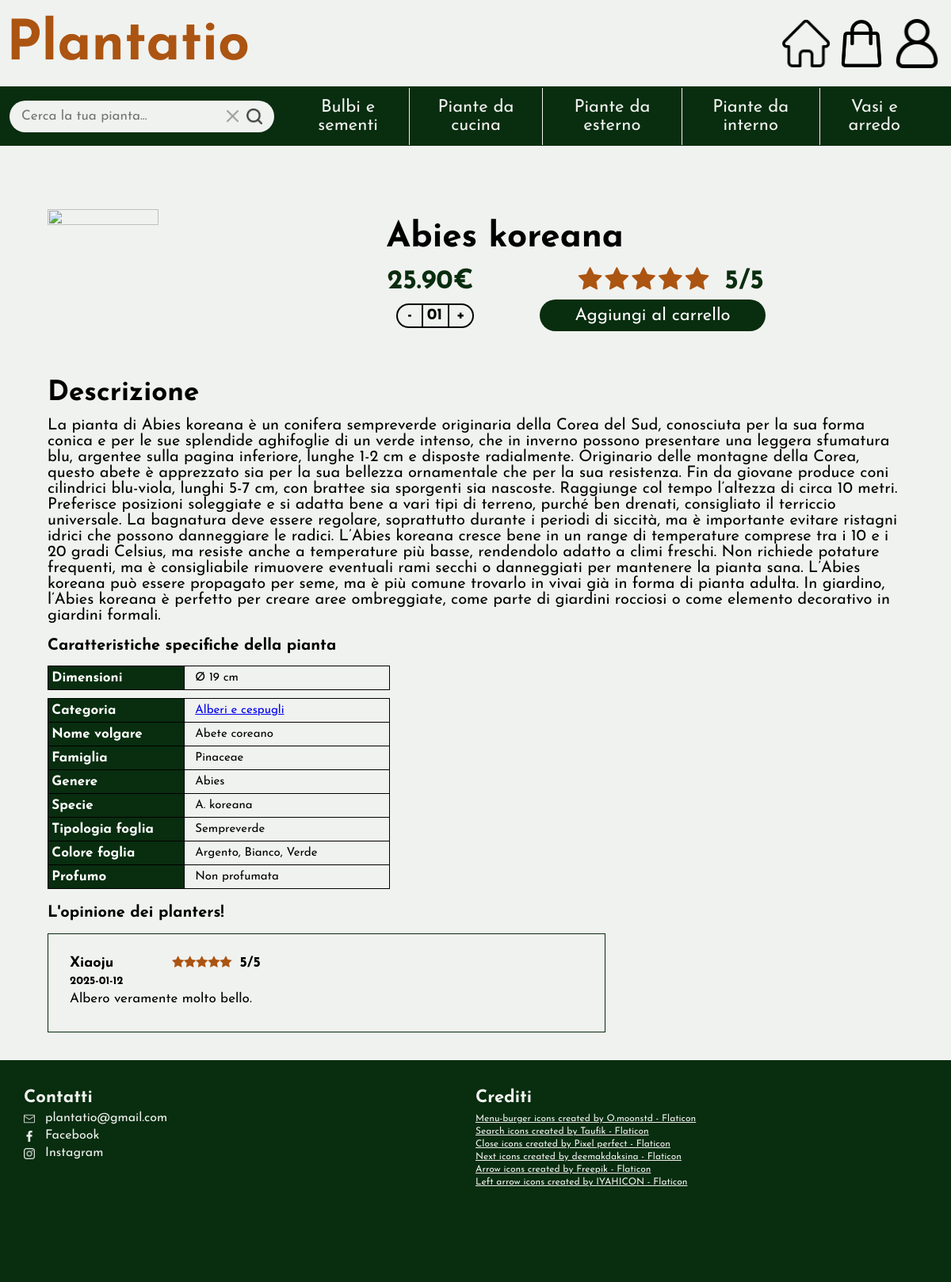
The app's page /product.php?idP=Abies+koreana with its own data.
### tables this page shows
CREATE TABLE Prodotti (
    nome_prodotto VARCHAR(150) PRIMARY KEY,
    prezzo DECIMAL(10, 2) NOT NULL,
    id_sottocategoria VARCHAR(100) NOT NULL,
    presente BOOLEAN DEFAULT 1,
    stock INT NOT NULL,
    nome_volgare VARCHAR(50),  
    nome_scientifico VARCHAR(50),
    famiglia VARCHAR(50),
    genere VARCHAR(50),
    specie VARCHAR(50),
    dimensioni VARCHAR(30),  
    profumo VARCHAR(30),  
    tipologia_foglia VARCHAR(30),
    colore_foglia VARCHAR(30), 
    descrizione TEXT,
    voto INT NOT NULL
);

CREATE TABLE Recensioni (
    id_utente VARCHAR(150) NOT NULL,
    id_prodotto VARCHAR(150) NOT NULL,
    voto INT CHECK (voto BETWEEN 1 AND 5),  
    commento TEXT,
    data_recensione TIMESTAMP DEFAULT CURRENT_TIMESTAMP,
    PRIMARY KEY (id_prodotto, id_utente),
    FOREIGN KEY (id_utente) REFERENCES Utenti(email) ON DELETE CASCADE,
    FOREIGN KEY (id_prodotto) REFERENCES Prodotti(nome_prodotto) ON DELETE CASCADE
);

CREATE TABLE Utenti (
    email VARCHAR(150) PRIMARY KEY,
    nome VARCHAR(100) NOT NULL,
    cognome VARCHAR(100) NOT NULL,
    password_hash VARCHAR(255) NOT NULL,
    admin_flag BOOLEAN NOT NULL
);

### product.php (called while the page is built, shortened)
<?php
require_once 'bootstrap.php';
$templateParams["titolo"] = "Plantatio";
$templateParams["mainContent"] = "single-item.php";
$templateParams["js"] = array("js/product.js", "js/nav.js", "js/header.js");
$idprodotto = -1;
if(isset($_GET["idP"])){
    $idprodotto = getStringWithSpaces($_GET["idP"]);
} else {
    if(isset($idProd)){
        $idprodotto = $productId;
    }
}
$templateParams["prodotto"] = $dbh->getProductById($idprodotto);
$templateParams["recensioni_prodotto"] = $dbh->getReviewsOfProduct($idprodotto);
require 'template/base.php';
?>

### database/database.php (called while the page is built, shortened)
<?php
class DatabaseHelper
{
    private $db;
    public function __construct($servername, $username, $password, $dbname, $port)
    {
        $this->db = new mysqli($servername, $username, $password, $dbname, $port);
    }
    public function getSubCategoriesFromCategory($nomeCategoria)
    {
        $stmt = $this->db->prepare("SELECT nome_sottocategoria FROM SottoCategorie WHERE id_categoria = ?");
        $stmt->bind_param('s', $nomeCategoria);
        $stmt->execute();
        $result = $stmt->get_result();
        return $result->fetch_all(MYSQLI_ASSOC);
    }
    public function getCategories()
    {
        $stmt = $this->db->prepare("SELECT nome_categoria FROM Categorie");
        $stmt->execute();
        $result = $stmt->get_result();
        $categories = $result->fetch_all(MYSQLI_ASSOC);
        foreach ($categories as &$category) {
            $category["sottocategorie"] = array();
            $category["sottocategorie"] = $this->getSubCategoriesFromCategory($category["nome_categoria"]);
        }
        return $categories;
    }
    public function getProductById($product_id)
    {
        $stmt = $this->db->prepare("SELECT * FROM Prodotti WHERE nome_prodotto = ? AND presente = 1");
        $stmt->bind_param('s', $product_id);
        $stmt->execute();
        $result = $stmt->get_result();
        return $result->fetch_all(MYSQLI_ASSOC);
    }
    public function getReviewsOfProduct($idprodotto)
    {
        $query = "SELECT nome, voto, commento, DATE(data_recensione) as dataRec FROM Recensioni, Utenti WHERE id_utente = email AND id_prodotto = ? ORDER BY data_recensione DESC";
        $stmt = $this->db->prepare($query);
        $stmt->bind_param('s', $idprodotto);
        $stmt->execute();
        $result = $stmt->get_result();
        return $result->fetch_all(MYSQLI_ASSOC);
    }
}

### bootstrap.php (called while the page is built, shortened)
<?php
require_once("utils/functions.php");
require_once("database/database.php");
$dbh = new DatabaseHelper("localhost", "root", "", "plantatio", 3306);
$templateParams["categorie"] = $dbh->getCategories();
?>

### utils/functions.php (called while the page is built, shortened)
<?php
function isUserLoggedIn()
{
    return !empty($_SESSION['email']);
}
function getSrc($string)
{
    $src_string = str_replace(' ', '_', $string);
    return $src_string;
}
function getStringWithSpaces($string)
{
    $id_string = str_replace('_', ' ', $string);
    return $id_string;
}

### template/single-item.php (the view, shortened to what this page needs)
<main class="single-item">
    <?php if (count($templateParams["prodotto"]) == 0): ?>
        <article>
            <p>Prodotto non presente</p>
        </article>
    <?php
    else:
        $prodotto = $templateParams["prodotto"][0];
    ?>
        <article>
            <header>
                <img src="upload/prodotti/<?php echo getSrc($prodotto["nome_prodotto"]) ?>.jpg" alt="" />
                <section>
                    <h2><?php echo $prodotto["nome_prodotto"] ?></h2>
                    <h3 class='price'><?php echo $prodotto["prezzo"] ?>€
                    </h3>
                    <div class="star-value">
                        <?php for ($i = 1; $i <= $prodotto["voto"]; $i++): ?>
                            <span class="fa fa-star checked"></span>
                        <?php endfor; ?>
                    </div>
                    <h3><?php echo $prodotto["voto"] ?>/5</h3>
                    <?php if ($prodotto['stock'] > 0): ?>
                        <div class="wrapper">
                            <span class="minus" onclick="reduceQuantity()">-</span>
                            <span class="number">01</span>
                            <span class="plus" onclick="addQuantity(<?php echo $prodotto['stock'] ?>)">+</span>
                        </div>
                        <button type="button" <?php if (isUserLoggedIn()) : ?>
                            onclick="addToCart('<?php echo $prodotto['nome_prodotto'] ?>')"
                            <?php else: ?> onclick="showErrorMessage()"
                            <?php endif; ?>>Aggiungi al carrello
                        </button>
                    <?php else: ?>
                        <span class="out_of_stock">La pianta non è al momento disponibile</span>
                    <?php endif; ?>
                </section>
            </header>
            <section>
                <h3>Descrizione</h3>
                <p><?php echo $prodotto["descrizione"] ?></p>
                <table>
                    <caption>Caratteristiche specifiche della pianta</caption>
                    <tr>
                        <th>Dimensioni</th>
                        <td><?php echo $prodotto["dimensioni"] ?></td>
                    </tr>
                </table>
                <table>
                    <tr>
                        <th>Categoria</th>
                        <td><a href="search.php?sottocategoriaSelezionata=<?php echo getSrc($prodotto["id_sottocategoria"]) ?>"><?php echo $prodotto["id_sottocategoria"] ?></a></td>
                    </tr>
                    <?php if(strcmp($prodotto["nome_volgare"], 'non specificato') != 0): ?>
                    <tr>
                        <th>Nome volgare</th>
                        <td><?php echo $prodotto["nome_volgare"] ?></td>
                    </tr>
                    <?php endif; ?>
                    <?php if(strcmp($prodotto["famiglia"], 'non specificato') != 0): ?>
                    <tr>
                        <th>Famiglia</th>
                        <td><?php echo $prodotto["famiglia"] ?></td>
                    </tr>
                    <?php endif; ?>
                    <?php if(strcmp($prodotto["genere"], 'non specificato') != 0): ?>
                    <tr>
                        <th>Genere</th>
                        <td><?php echo $prodotto["genere"] ?></td>
                    </tr>
                    <?php endif; ?>
                    <?php if(strcmp($prodotto["specie"], 'non specificato') != 0): ?>
                    <tr>
                        <th>Specie</th>
                        <td><?php echo $prodotto["specie"] ?></td>
                    </tr>
                    <?php endif; ?>
                    <?php if(strcmp($prodotto["tipologia_foglia"], 'non specificato') != 0): ?>
                    <tr>
                        <th>Tipologia foglia</th>
                        <td><?php echo $prodotto["tipologia_foglia"] ?></td>
                    </tr>
                    <?php endif; ?>
                    <?php if(strcmp($prodotto["colore_foglia"], 'non specificato') != 0): ?>
                    <tr>
                        <th>Colore foglia</th>
                        <td><?php echo $prodotto["colore_foglia"] ?></td>
                    </tr>
                    <?php endif; ?>
                    <?php if(strcmp($prodotto["profumo"], 'non specificato') != 0): ?>
                    <tr>
                        <th>Profumo</th>
                        <td><?php echo $prodotto["profumo"] ?></td>
                    </tr>
                    <?php endif; ?>
                </table>
            </section>
        </article>
        <section>
            <h2>L&apos;opinione dei planters!</h2>
            <?php if(count($templateParams["recensioni_prodotto"]) == 0): ?>
                <p>Non ci sono recensioni per questo prodotto</p>
            <?php else: ?>
                <?php foreach ($templateParams["recensioni_prodotto"] as $rec): ?>
                    <article>
                        <h3><?php echo $rec["nome"] ?></h3>
                        <div class="star-value-user">
                            <?php for ($i = 1; $i <= $rec["voto"]; $i++): ?>
                                <span class="fa fa-star checked"></span>
                            <?php endfor; ?>
                        </div>
                        <h3><?php echo $rec["voto"] ?>/5</h3>
                        <h4><?php echo $rec["dataRec"] ?></h4>
                        <p><?php echo $rec["commento"] ?></p>
                    </article>
                <?php endforeach; ?>
            <?php endif; ?>
        </section>
    <?php endif; ?>
</main>

### records on screen
prodotti: nome_prodotto "Abies koreana", prezzo "25.90", voto "5", descrizione "La pianta di Abies koreana è un conifera sempreverde originaria della Corea del Sud, conosciuta per la sua forma conica e per le sue splendide aghifoglie di un verde intenso, che in inverno possono presentare una leggera sfumatura blu, argentee sulla pagina inferiore, lunghe 1-2 cm e disposte radialmente. Originario delle montagne della Corea, questo abete è apprezzato sia per la sua bellezza ornamentale che per la sua resistenza. Fin da giovane produce coni cilindrici blu-viola, lunghi 5-7 cm, con brattee sia sporgenti sia nascoste. Raggiunge col tempo l’altezza di circa 10 metri. Preferisce posizioni soleggiate e si adatta bene a vari tipi di terreno, purché ben drenati, consigliato il…", dimensioni "Ø 19 cm", id_sottocategoria "Alberi e cespugli", nome_volgare "Abete coreano", famiglia "Pinaceae", genere "Abies", specie "A. koreana", tipologia_foglia "Sempreverde", colore_foglia "Argento, Bianco, Verde", profumo "Non profumata"
recensioni: id_utente.nome "Xiaoju", voto "5", dataRec "2025-01-12", commento "Albero veramente molto bello."

### other values on screen
$categoria["nome_categoria"] "Bulbi e sementi"
$categoria["nome_categoria"] "Piante da cucina"
$categoria["nome_categoria"] "Piante da esterno"
$categoria["nome_categoria"] "Piante da interno"
$categoria["nome_categoria"] "Vasi e arredo"
